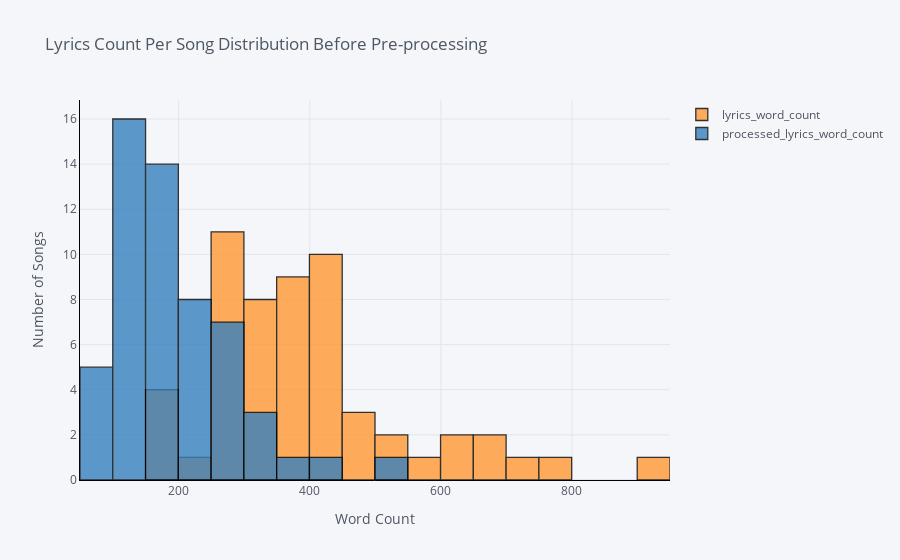

Notebook cell for this chart:
### Code cell
data[['lyrics_word_count', 'processed_lyrics_word_count']].iplot(
    kind = 'hist',
    bins = 20, #A small database so I limited this to the number of rows so the spread will be even. 
    xTitle = 'Word Count',
    linecolor = 'black',
    yTitle = 'Number of Songs',
    title = 'Lyrics Count Per Song Distribution Before Pre-processing')

### Figure 1 — Plotly figure (JSON) as saved in the notebook; plotly's stock layout.template omitted (floating-point values rounded to 4 significant figures)
{"data": [{"histfunc": "count", "histnorm": "", "marker": {"color": "rgba(255, 153, 51, 1.0)", "line": {"color": "#000000", "width": 1.3}}, "name": "lyrics_word_count", "nbinsx": 20, "opacity": 0.8, "orientation": "v", "type": "histogram", "x": [474, 408, 598, 309, 367, 415, 511, 288, 606, 510, 224, 402, 297, 293, 254, 177, 260, 419, 182, 306, 717, 276, 299, 177, 299, 351, 305, 422, 267, 648, 366, 313, 351, 388, 330, 323, 665, 432, 310, 355, 441, 654, 407, 284, 405, 353, 926, 273, 447, 378, 335, 472, 758, 377, 195, 477]}, {"histfunc": "count", "histnorm": "", "marker": {"color": "rgba(55, 128, 191, 1.0)", "line": {"color": "#000000", "width": 1.3}}, "name": "processed_lyrics_word_count", "nbinsx": 20, "opacity": 0.8, "orientation": "v", "type": "histogram", "x": [272, 211, 281, 135, 200, 136, 283, 161, 240, 254, 100, 217, 160, 157, 137, 90, 113, 202, 96, 157, 353, 113, 164, 92, 147, 149, 138, 259, 131, 321, 141, 137, 182, 272, 176, 139, 325, 162, 114, 205, 216, 318, 189, 99, 197, 156, 503, 128, 219, 163, 190, 299, 426, 142, 87, 183]}], "layout": {"barmode": "overlay", "legend": {"bgcolor": "#F5F6F9", "font": {"color": "#4D5663"}}, "paper_bgcolor": "#F5F6F9", "plot_bgcolor": "#F5F6F9", "title": {"font": {"color": "#4D5663"}, "text": "Lyrics Count Per Song Distribution Before Pre-processing"}, "xaxis": {"gridcolor": "#E1E5ED", "linecolor": "black", "showgrid": true, "tickfont": {"color": "#4D5663"}, "title": {"font": {"color": "#4D5663"}, "text": "Word Count"}, "zerolinecolor": "#E1E5ED"}, "yaxis": {"gridcolor": "#E1E5ED", "linecolor": "black", "showgrid": true, "tickfont": {"color": "#4D5663"}, "title": {"font": {"color": "#4D5663"}, "text": "Number of Songs"}, "zerolinecolor": "#E1E5ED"}}}
